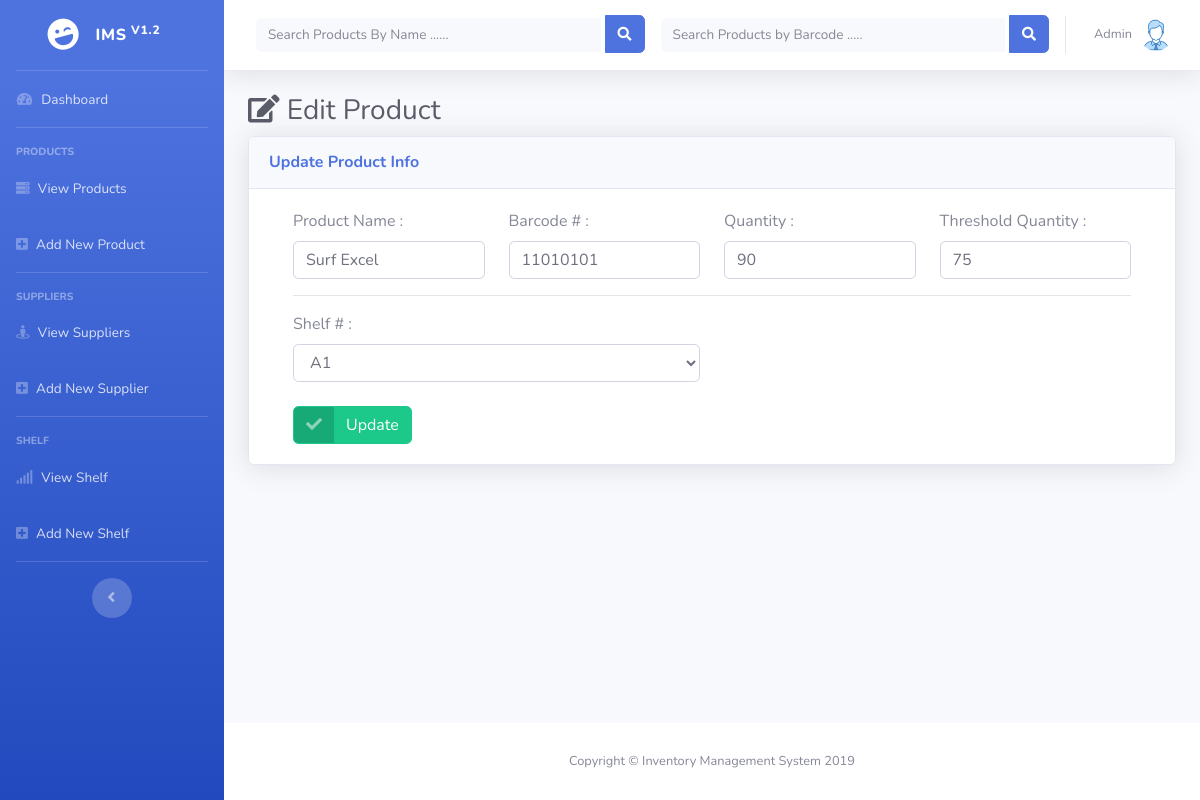
The page /edit.php?product=23 (signed in) on the database its author committed.
### tables this page shows
CREATE TABLE IF NOT EXISTS `product` (
  `product_id` int(11) NOT NULL AUTO_INCREMENT,
  `barcode` int(11) NOT NULL,
  `name` varchar(40) NOT NULL,
  `quantity` int(11) NOT NULL,
  `minimum` int(11) NOT NULL,
  `shelf` int(11) NOT NULL,
  `supplier` int(11) NOT NULL,
  `added_date` varchar(10) NOT NULL,
  PRIMARY KEY (`product_id`),
  KEY `shelf` (`shelf`,`supplier`),
  KEY `supplier` (`supplier`)
);

### include/Shelf.php (the view, shortened to what this page needs)
<?php
    class Shelf
    {
        public $conn;
        public function __construct($db){
            $this->conn = $db;
        }
        public function getAllShelf()
        {
            $sql = "SELECT * from shelf";
            if($result = mysqli_query($this->conn,$sql))
            {
                if (mysqli_num_rows($result) > 0) {
                    while ($row = mysqli_fetch_array($result)) {
                        echo '<option value="'.$row['id'].'">'.$row['number'].'</option>';
                    }
                }
            }
        }
    }
?>

### include/Product.php (shortened to what this page needs)
<?php
    class Product
    {
        public $conn;
        public function __construct($db){
            $this->conn = $db;
        }
        public function getProduct($id)
        {
            $sql = "SELECT * from Product WHERE product_id = '$id'";
            if($result = mysqli_query($this->conn,$sql))
            {
                if (mysqli_num_rows($result) > 0) {
                    while ($row = mysqli_fetch_array($result)) {
                        echo '<div class="row">
                        <div class="col-sm">
                        <label for="name">Product Name : </label>
                        <input type="text" class="form-control" name="name" value="'.$row['name'].'" id="name" required>
                    </div>
                    <div class="col-sm">
                        <label for="barcode">Barcode #  : </label>
                        <input type="text" class="form-control" name="barcode" value="'.$row['barcode'].'" id="barcode" required>
                    </div>
                    <div class="col-sm">
                        <label for="quantity">Quantity  : </label>
                        <input type="number" class="form-control" name="quantity" value="'.$row['quantity'].'" id="quantity" required>
                    </div>
                    <div class="col-sm">
                        <label for="minimum">Threshold Quantity  : </label>
                        <input type="number" class="form-control" name="minimum" value="'.$row['minimum'].'" id="minimum" required>
                    </div>
                    </div>
                    ';
                    }
                }
            }
        }
    }
?>

### rows shown on the page
product: name "Surf Excel", barcode "11010101", quantity "90", minimum "75"

### other values the page prints
form field shelf "A1"
